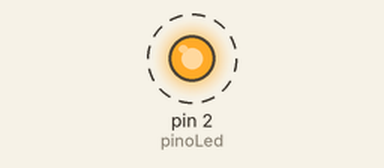
Bench run of a sketch on a simulated Arduino Uno, built with avr-gcc and run on an emulated ATmega328P. Shown: output pins drawn as LEDs (lit = HIGH). Dashed ring = blinking.

Above: at 0.2 s.
Timing chart, 0 to 3.0 s (numbered marks = the images above):
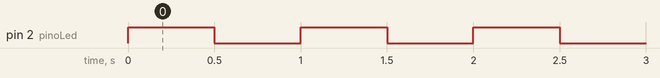

The sketch:

acionamento_de_1_led.ino
```cpp
/*
 * Nesta prática, será utilizado um LED que pisca em 1 segundo.
 * É apresentado o conceito das funções básicas para o Arduino e o acionamento do LED
 * O sistema inicia com o LED ligado e conta 500milisegundos para após desligar o LED.
 * Depois o sistema conta 500milisegudos e liga o LED novamente e fica em repetição neste ciclo.
 */

//Declaração de variáveis globais

//Definição do pino do LED no Arduino
int pinoLed = 2;

// tempo de troca de estado do LED.
int tempo = 500;

//Função principal do código. Nela, os pinos são configurados
void setup() {

  //A função pinMode atribui o pino do LED como saída
  pinMode(pinoLed, OUTPUT);
}

//Função que o sistema repete enquanto o Arduino estiver ligado. Inicia-se após a função setup
void loop() {

 //A função digitalWrite insere no pino a tensão definida no parâmetro entre HIGH e LOW.
  digitalWrite(pinoLed, HIGH);

  //A função delay faz a contagem de tempo indicada na função de forma dedicada no sistema, mantendo o sistema inalterado. Este tempo é definido para manter o LED ligado em milissegundos
  delay(tempo);

 //A função digitalWrite insere na porta a tensão definida no parâmetro entre HIGH e LOW.
  digitalWrite(pinoLed, LOW);

  //A função delay faz a contagem de tempo indicada na função de forma dedicada no sistema, mantendo o sistema inalterado. Este tempo é definido para manter o LED desligado em milissegundos.
  delay(tempo);
}
```

Measured:
- by itself, pin 2 (pinoLed): alternates HIGH for 0.50 s and LOW for 0.50 s
